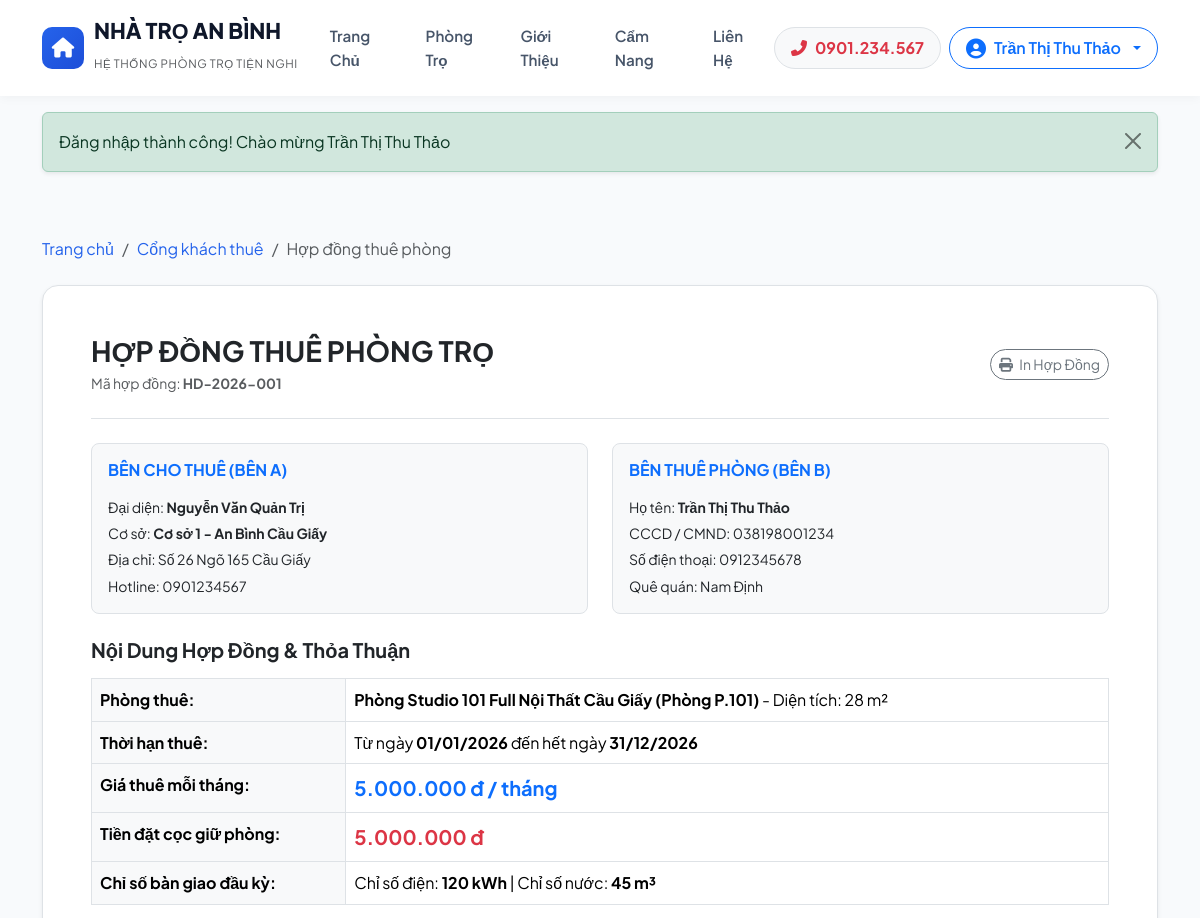
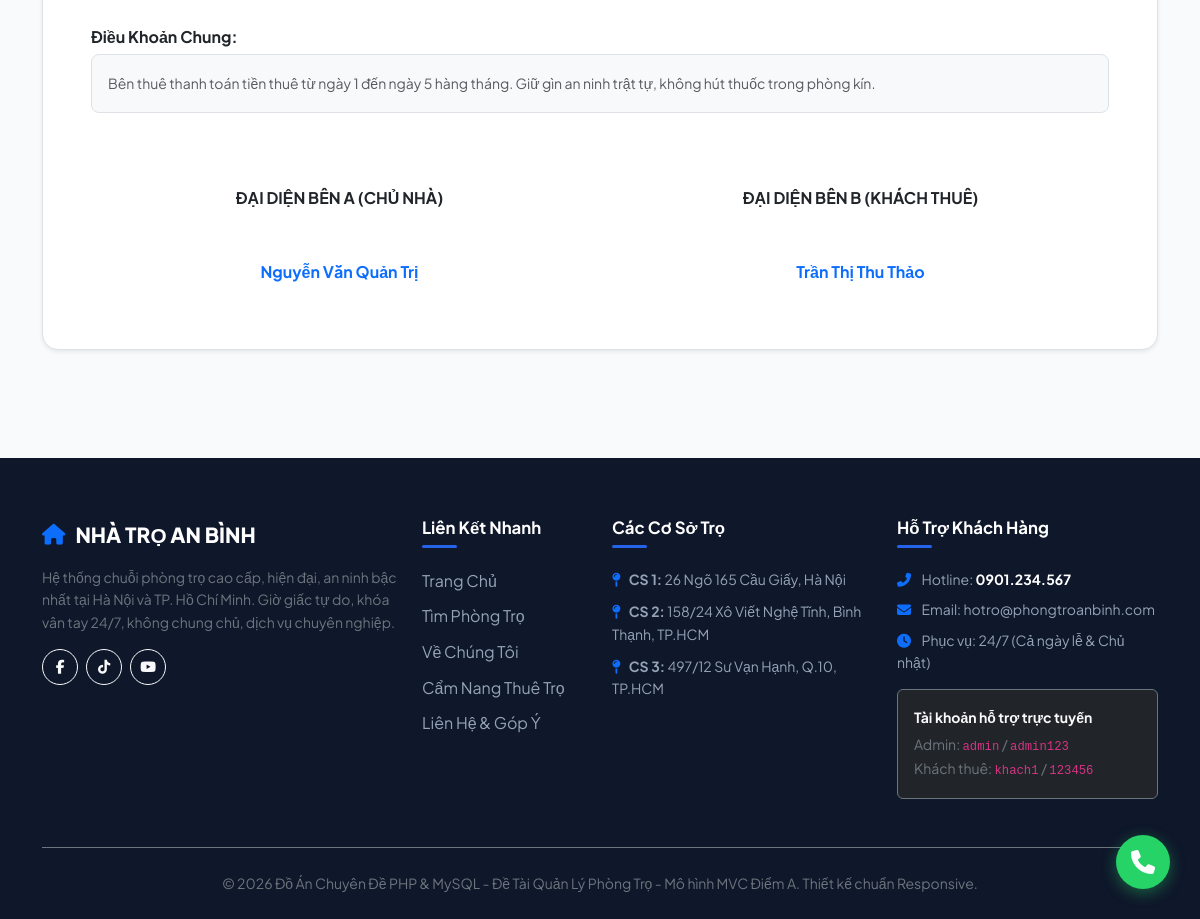
The app's page /tenant/contract (signed in) with its own data (2 pictures, top to bottom).
### tables this page shows
CREATE TABLE `tenants` (
    `id` INT AUTO_INCREMENT PRIMARY KEY,
    `user_id` INT NULL,
    `full_name` VARCHAR(100) NOT NULL,
    `id_card` VARCHAR(20) NOT NULL UNIQUE,
    `phone` VARCHAR(20) NOT NULL,
    `email` VARCHAR(100) NOT NULL,
    `gender` ENUM('male', 'female', 'other') NOT NULL DEFAULT 'male',
    `date_of_birth` DATE NULL,
    `hometown` VARCHAR(100) NULL,
    `temporary_residence` VARCHAR(255) NULL,
    `created_at` DATETIME DEFAULT CURRENT_TIMESTAMP,
    FOREIGN KEY (`user_id`) REFERENCES `users`(`id`) ON DELETE SET NULL
);

CREATE TABLE `contracts` (
    `id` INT AUTO_INCREMENT PRIMARY KEY,
    `contract_number` VARCHAR(50) NOT NULL UNIQUE,
    `room_id` INT NOT NULL,
    `tenant_id` INT NOT NULL,
    `start_date` DATE NOT NULL,
    `end_date` DATE NOT NULL,
    `rental_price` DECIMAL(12,2) NOT NULL,
    `deposit_amount` DECIMAL(12,2) NOT NULL,
    `initial_electricity_index` INT NOT NULL DEFAULT 0,
    `initial_water_index` INT NOT NULL DEFAULT 0,
    `payment_cycle` INT NOT NULL DEFAULT 1,
    `terms` TEXT NULL,
    `status` ENUM('active', 'expired', 'terminated') NOT NULL DEFAULT 'active',
    `created_at` DATETIME DEFAULT CURRENT_TIMESTAMP,
    `updated_at` DATETIME DEFAULT CURRENT_TIMESTAMP ON UPDATE CURRENT_TIMESTAMP,
    FOREIGN KEY (`room_id`) REFERENCES `rooms`(`id`) ON DELETE RESTRICT,
    FOREIGN KEY (`tenant_id`) REFERENCES `tenants`(`id`) ON DELETE RESTRICT
);

CREATE TABLE `branches` (
    `id` INT AUTO_INCREMENT PRIMARY KEY,
    `name` VARCHAR(100) NOT NULL,
    `address` VARCHAR(255) NOT NULL,
    `ward` VARCHAR(100) NULL,
    `district` VARCHAR(100) NOT NULL,
    `city` VARCHAR(100) NOT NULL,
    `manager_name` VARCHAR(100) NOT NULL,
    `manager_phone` VARCHAR(20) NOT NULL,
    `description` TEXT NULL,
    `created_at` DATETIME DEFAULT CURRENT_TIMESTAMP
);

CREATE TABLE `rooms` (
    `id` INT AUTO_INCREMENT PRIMARY KEY,
    `branch_id` INT NOT NULL,
    `room_type_id` INT NOT NULL,
    `room_number` VARCHAR(20) NOT NULL,
    `title` VARCHAR(255) NOT NULL,
    `slug` VARCHAR(255) NOT NULL,
    `price` DECIMAL(12,2) NOT NULL,
    `deposit_price` DECIMAL(12,2) NOT NULL,
    `area` FLOAT NOT NULL,
    `max_tenants` INT NOT NULL DEFAULT 2,
    `current_tenants` INT NOT NULL DEFAULT 0,
    `floor` INT NOT NULL DEFAULT 1,
    `status` ENUM('available', 'rented', 'maintenance') NOT NULL DEFAULT 'available',
    `description` TEXT NULL,
    `amenities` TEXT NULL,
    `image` VARCHAR(255) NULL,
    `is_featured` TINYINT NOT NULL DEFAULT 0,
    `created_at` DATETIME DEFAULT CURRENT_TIMESTAMP,
    `updated_at` DATETIME DEFAULT CURRENT_TIMESTAMP ON UPDATE CURRENT_TIMESTAMP,
    FOREIGN KEY (`branch_id`) REFERENCES `branches`(`id`) ON DELETE CASCADE,
    FOREIGN KEY (`room_type_id`) REFERENCES `room_types`(`id`) ON DELETE RESTRICT
);

### app/views/tenant/contract.php (the view, shortened to what the rows shown need)
<?php require_once VIEW_PATH . '/layouts/header.php'; ?>
<div class="container py-5">
    <?php if ($contract): ?>
        <div class="card border rounded-4 p-4 p-md-5 shadow-sm bg-white">
            <div class="d-flex justify-content-between align-items-center pb-4 mb-4 border-bottom">
                <div>
                    <h3 class="fw-bold mb-1">HỢP ĐỒNG THUÊ PHÒNG TRỌ</h3>
                    <p class="text-muted small mb-0">Mã hợp đồng: <strong><?= $contract['contract_number'] ?></strong></p>
                </div>
                <div>
                    <button onclick="window.print()" class="btn btn-outline-secondary rounded-pill btn-sm">
                        <i class="fas fa-print me-1"></i> In Hợp Đồng
                    </button>
                </div>
            </div>
            <div class="row g-4 mb-4">
                <div class="col-md-6">
                    <div class="p-3 bg-light rounded-3 border">
                        <h6 class="fw-bold text-primary mb-3">BÊN CHO THUÊ (BÊN A)</h6>
                        <p class="small mb-1">Đại diện: <strong><?= htmlspecialchars($contract['manager_name']) ?></strong></p>
                        <p class="small mb-1">Cơ sở: <strong><?= htmlspecialchars($contract['branch_name']) ?></strong></p>
                        <p class="small mb-1">Địa chỉ: <?= htmlspecialchars($contract['branch_address']) ?></p>
                        <p class="small mb-0">Hotline: <?= htmlspecialchars($contract['manager_phone']) ?></p>
                    </div>
                </div>
                <div class="col-md-6">
                    <div class="p-3 bg-light rounded-3 border">
                        <h6 class="fw-bold text-primary mb-3">BÊN THUÊ PHÒNG (BÊN B)</h6>
                        <p class="small mb-1">Họ tên: <strong><?= htmlspecialchars($contract['tenant_name']) ?></strong></p>
                        <p class="small mb-1">CCCD / CMND: <?= htmlspecialchars($contract['tenant_id_card']) ?></p>
                        <p class="small mb-1">Số điện thoại: <?= htmlspecialchars($contract['tenant_phone']) ?></p>
                        <p class="small mb-0">Quê quán: <?= htmlspecialchars($contract['tenant_hometown'] ?? 'N/A') ?></p>
                    </div>
                </div>
            </div>
            <h5 class="fw-bold mb-3">Nội Dung Hợp Đồng & Thỏa Thuận</h5>
            <div class="table-responsive mb-4">
                <table class="table table-bordered">
                    <tbody>
                        <tr>
                            <td class="w-25 bg-light fw-bold">Phòng thuê:</td>
                            <td><strong><?= htmlspecialchars($contract['room_title']) ?> (Phòng <?= $contract['room_number'] ?>)</strong> - Diện tích: <?= $contract['area'] ?> m²</td>
                        </tr>
                        <tr>
                            <td class="bg-light fw-bold">Thời hạn thuê:</td>
                            <td>Từ ngày <strong><?= formatDate($contract['start_date']) ?></strong> đến hết ngày <strong><?= formatDate($contract['end_date']) ?></strong></td>
                        </tr>
                        <tr>
                            <td class="bg-light fw-bold">Giá thuê mỗi tháng:</td>
                            <td class="text-primary fw-bold fs-5"><?= formatMoney($contract['rental_price']) ?> / tháng</td>
                        </tr>
                        <tr>
                            <td class="bg-light fw-bold">Tiền đặt cọc giữ phòng:</td>
                            <td class="text-danger fw-bold fs-5"><?= formatMoney($contract['deposit_amount']) ?></td>
                        </tr>
                        <tr>
                            <td class="bg-light fw-bold">Chỉ số bàn giao đầu kỳ:</td>
                            <td>Chỉ số điện: <strong><?= $contract['initial_electricity_index'] ?> kWh</strong> | Chỉ số nước: <strong><?= $contract['initial_water_index'] ?> m³</strong></td>
                        </tr>
                    </tbody>
                </table>
            </div>
            <h6 class="fw-bold mb-2">Điều Khoản Chung:</h6>
            <div class="p-3 bg-light rounded-3 border small text-muted mb-4" style="line-height: 1.8;">
                <?= nl2br(htmlspecialchars($contract['terms'] ?? '1. Bên B thanh toán tiền thuê từ ngày 1 đến ngày 5 hàng tháng.\n2. Giữ gìn an ninh trật tự, vệ sinh chung và thiết bị trong phòng.\n3. Kết thúc hợp đồng trước hạn phải thông báo trước 30 ngày.')) ?>
            </div>
            <div class="row text-center mt-5">
                <div class="col-6">
                    <p class="fw-bold mb-5">ĐẠI DIỆN BÊN A (CHỦ NHÀ)</p>
                    <p class="fw-bold text-primary"><?= htmlspecialchars($contract['manager_name']) ?></p>
                </div>
                <div class="col-6">
                    <p class="fw-bold mb-5">ĐẠI DIỆN BÊN B (KHÁCH THUÊ)</p>
                    <p class="fw-bold text-primary"><?= htmlspecialchars($contract['tenant_name']) ?></p>
                </div>
            </div>
        </div>
    <?php endif; ?>
</div>
<?php require_once VIEW_PATH . '/layouts/footer.php'; ?>

### app/views/layouts/header.php (shortened to what the rows shown need)
<!DOCTYPE html>
<html lang="vi">
<head>
    <link href="https://cdn.jsdelivr.net/npm/bootstrap@5.3.3/dist/css/bootstrap.min.css" rel="stylesheet">
    <link href="https://cdnjs.cloudflare.com/ajax/libs/font-awesome/6.5.2/css/all.min.css" rel="stylesheet">
    <link href="<?= BASE_URL ?>/assets/css/style.css" rel="stylesheet">
</head>
<body>
    <nav class="navbar navbar-expand-lg navbar-custom sticky-top">
        <div class="container">
            <div class="collapse navbar-collapse" id="navbarMain">
                <div class="d-flex align-items-center gap-2">
                    <?php if (Auth::check()): ?>
                        <div class="dropdown">
                            <button class="btn btn-outline-primary dropdown-toggle rounded-pill px-3 py-2 fw-semibold d-flex align-items-center gap-2" type="button" data-bs-toggle="dropdown">
                                <i class="fas fa-user-circle fa-lg"></i>
                                <span><?= htmlspecialchars(Auth::user()['full_name']) ?></span>
                            </button>
                        </div>
                    <?php endif; ?>
                </div>
            </div>
        </div>
    </nav>

### records on screen
tenants: full_name "Trần Thị Thu Thảo"
contracts: contract_number "HD-2026-001", branches.manager_name "Nguyễn Văn Quản Trị", branches.name "Cơ sở 1 - An Bình Cầu Giấy", branches.address "Số 26 Ngõ 165 Cầu Giấy", branches.manager_phone "0901234567", tenant.full_name "Trần Thị Thu Thảo", tenant.id_card "038198001234", tenant.phone "0912345678", tenant.hometown "Nam Định", room.title "Phòng Studio 101 Full Nội Thất Cầu Giấy", room.room_number "P.101", room.area "28", start_date "01/01/2026", end_date "31/12/2026", rental_price "5.000.000 đ", deposit_amount "5.000.000 đ", initial_electricity_index "120", initial_water_index "45", terms "Bên thuê thanh toán tiền thuê từ ngày 1 đến ngày 5 hàng tháng. Giữ gìn an ninh trật tự, không hút thuốc trong phòng kín."

### other values on screen
$msg "Đăng nhập thành công! Chào mừng Trần Thị Thu Thảo"
